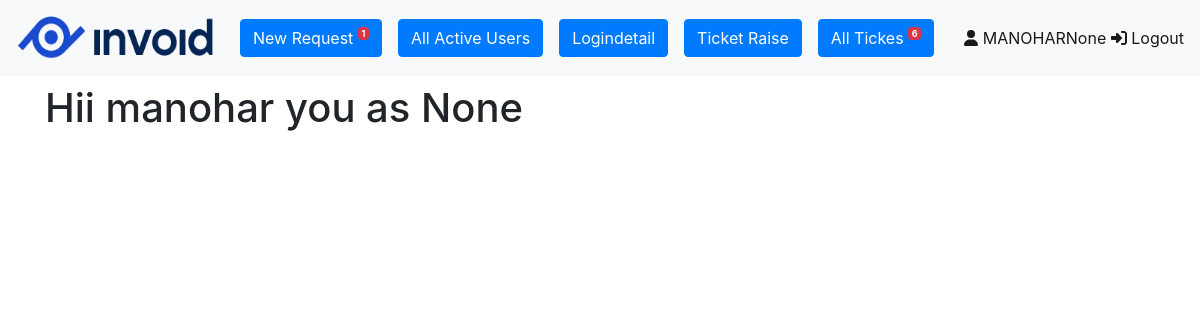
/index/ (signed in), run on an earlier commit of the app's database.
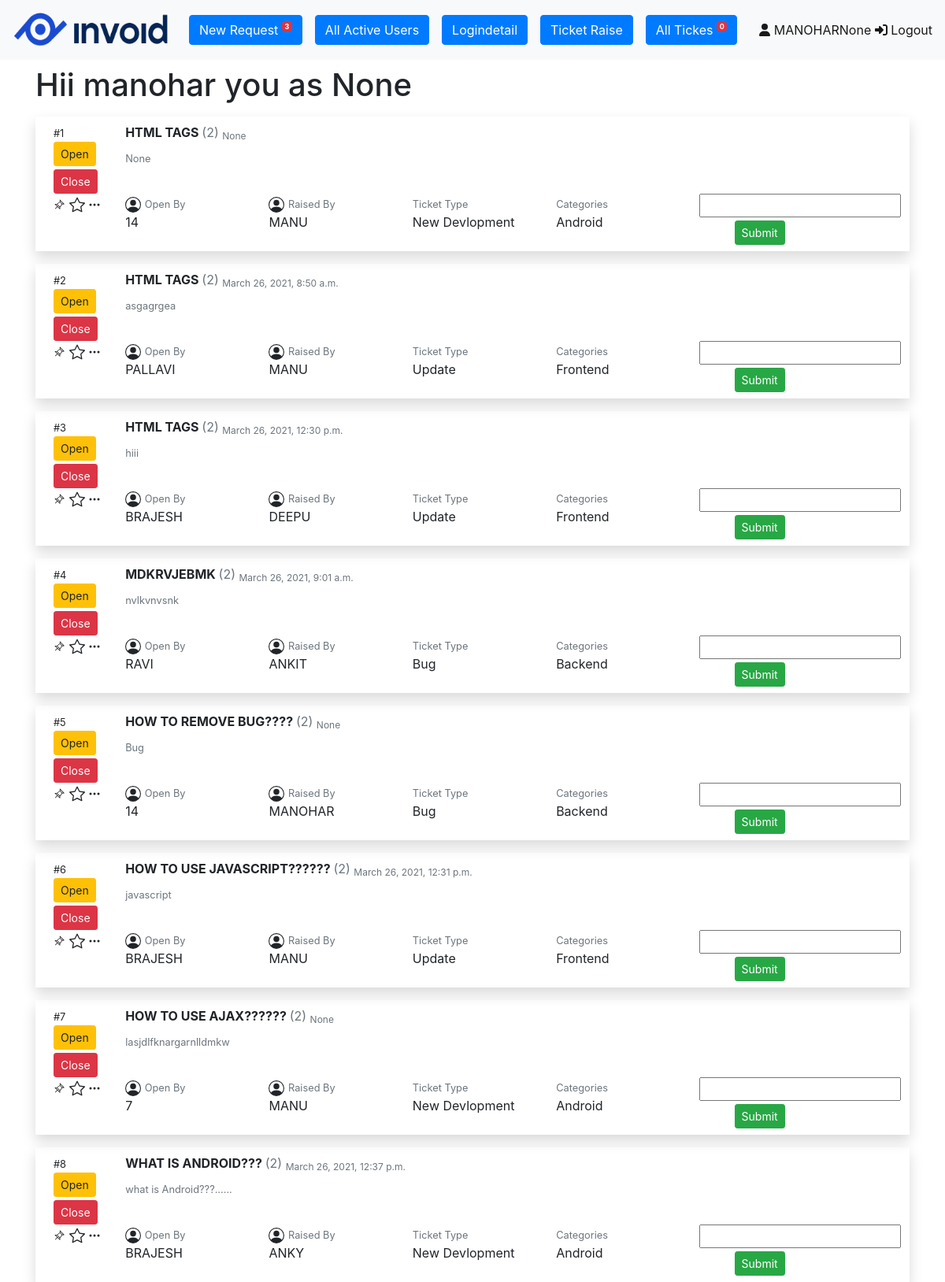
And on a later commit of the database.
### User/models.py (models this page shows, shortened)
class User(models.Model):
    fname=models.CharField(max_length=50)
    lname =models.CharField(max_length=50,null=True)
    gen = models.CharField(max_length=7)
    email = models.EmailField(max_length=100,unique=True)
    pwd = models.CharField(max_length=10)
    utype = models.ForeignKey(UserType,on_delete=models.CASCADE)
    approvedby = models.IntegerField(null=True)
    approveldt = models.DateTimeField(null=True)

class Ticket(models.Model):
    user = models.ForeignKey(User,on_delete=models.CASCADE)
    status = models.CharField(max_length=100,null=True)
    category = models.ForeignKey(Category,on_delete=models.CASCADE)
    ticket_type =models.ForeignKey(Ticket_type,on_delete=models.CASCADE)
    question = models.CharField(max_length=250)
    desc =models.TextField(null=True)
    trd = models.DateTimeField(null=True)
    tod = models.DateTimeField(null=True)
    tcd = models.DateTimeField(null=True)

class Ticket_type(models.Model):
    tctype = models.CharField(max_length=70)
    def __str__(self):
        return f'{self.tctype}'

class Category(models.Model):
    category = models.CharField(max_length=50)
    def __str__(self):
        return f'{self.category}'

### User/views.py (the view)
# urls.py: path('index/',views.index),
def index(request):
    uid = request.session.get('uid', 'none')
    if uid == 'none':
        return redirect('/login/')
    un = request.session.get('un')
    ut = request.session.get('ut')
    uid = request.session.get('uid')
    newrequest = User.objects.filter(approvedby= None)
    tnr = len(newrequest)
    newtr = Ticket.objects.filter(status=None)
    ntr = len(newtr)
    opentc=Ticket.objects.filter(status__isnull=False)
    return render(request,'index.html',{'un':un,'tr':tnr,'ut':ut,'uid':uid,'ntr':ntr,'otc':opentc})

### User/templates/index.html (shortened to what this page needs)
{% extends 'base.html'%}
{%block content%}
<h1> Hii {{un}} you as {{ut}}</h1>
{% for t in otc%}
<div class="container">
	<div class="row p-2 shadow mt-3">
		<div class="col-md-12">
		<div class="row">
			<div class="col-md-1">
                <div class="row">
                    <div class="col-md-12">
                        <small>#{{t.id}}</small>
                    </div>
                </div>
                <div class="row">
                    <div class="col-md-12">
                        <button class="btn btn-warning btn-sm">Open </button>
                    </div>
                </div>
                <div class="row mt-1">
                    <div class="col-md-12">
                        <button class="btn btn-danger btn-sm">Close </button>
                    </div>
                </div>
			</div>
			<div class="col-md-11">
                <strong>{{t.question |upper}} </strong><label class="text text-muted"> (2)</label> <sub class="text text-muted">{{t.tod}}</sub><br/>
				<small class="text text-muted">{{t.desc}}</small>
			</div>
        </div>
            <div class="row">
                <div class="col-md-1">
                    <svg xmlns="http://www.w3.org/2000/svg" width="16" height="16" fill="currentColor" class="bi bi-three-dots" viewBox="0 0 16 16">
                        <path d="M3 9.5a1.5 1.5 0 1 1 0-3 1.5 1.5 0 0 1 0 3zm5 0a1.5 1.5 0 1 1 0-3 1.5 1.5 0 0 1 0 3zm5 0a1.5 1.5 0 1 1 0-3 1.5 1.5 0 0 1 0 3z"/>
                    </svg>
                </div>
                <div class="col-md-2">
                    <small class="text text-muted">Open By</small>
                    <p>{{t.status |upper}}</p>
                </div>
                <div class="col-md-2">
                    <small class="text text-muted">Raised By</small>
                    <p>{{t.user.fname|upper}}</p>
                </div>
                <div class="col-md-2">
                    <small class="text text-muted">Ticket Type</small>
                    <p>{{t.ticket_type}}</p>
                </div>
                <div class="col-md-2">
                    <small class="text text-muted">Categories</small>
                    <p>{{t.category}}</p>
                </div>
                <div class="col-md-2">
                    <input type="text" name="aot" required>
                    <center><button type="submit" class="btn btn-success btn-sm mt-1">Submit </button></center>
                </div>
            </div>
        </div>
    </div>
</div>
{% endfor %}
{%endblock%}

### User/templates/base.html (shortened to what this page needs)
<!DOCTYPE html>
{% load static %}
<html>
<head>
	<link rel="stylesheet" href="https://stackpath.bootstrapcdn.com/bootstrap/4.5.2/css/bootstrap.min.css">
</head>
<body>
<nav class="navbar navbar-expand-lg navbar-light bg-light">
    <a class="navbar-brand" href="/index/"><img src="{% static 'User/images/logo_dark_img.png' %}" width="200" height="50"></a>
    <div class="collapse navbar-collapse" id="navbarText">
        <ul class="navbar-nav mr-auto">
            <li class="nav-item active">
                <a class="nav-link" href="/viewallrequest/"><button type="button" class="btn btn-primary">New Request <sup><span class="badge bg-danger">{{ tr}}</span></sup></button></a>
            </li>
            <li class="nav-item">
                <a class="nav-link" href="/activeuser/"><button type="button" class="btn btn-primary">All Active Users</button></a>
            </li>
            <li class="nav-item">
                <a class="nav-link" href="/logindetail/"><button type="button" class="btn btn-primary">Logindetail</button></a>
            </li>
            <li class="nav-item">
                <a class="nav-link" href="/ticketraise/"><button type="button" class="btn btn-primary">Ticket Raise</button></a>
            </li>
            <li class="nav-item">
                <a class="nav-link" href="/showraiseticket/"><button type="button" class="btn btn-primary">All Tickes <sup><span class="badge bg-danger">{{ ntr}}</span></sup></button></a>
            </li>
        </ul>
        <span class="navbar-text">
            <div class="site-header__end">
                <a href="/profile/"><i class="fas fa-user"> </i> {{un |upper}}{{ut}}</a>
                <a href="/logout/"><i class="fas fa-sign-in-alt"> </i> Logout</a>
            </div>
        </span>
    </div>
</nav>
<div class="container mt-2">
    <div class="row">
        <div class="col-md-12">
            {%block content%}{%endblock%}
        </div>
    </div>
</div>
</body>
</html>

What changed in the data, as far as the page shows it:
now on this page (row unchanged): User: fname "MANOHAR", fname "manohar"
now on this page (row edited): Ticket: id "1", question "HTML TAGS", tod "None", desc "None", status "14", user.fname "MANU", ticket_type "New Devlopment", category "Android"
now on this page (row edited): Ticket: id "2", question "HTML TAGS", tod "March 26, 2021, 8:50 a.m.", desc "asgagrgea", status "PALLAVI", user.fname "MANU", ticket_type "Update", category "Frontend"
now on this page (row edited): Ticket: id "3", question "HTML TAGS", tod "March 26, 2021, 12:30 p.m.", desc "hiii", status "BRAJESH", user.fname "DEEPU", ticket_type "Update", category "Frontend"
now on this page (row edited): Ticket: id "4", question "MDKRVJEBMK", tod "March 26, 2021, 9:01 a.m.", desc "nvlkvnvsnk", status "RAVI", user.fname "ANKIT", ticket_type "Bug", category "Backend"
now on this page (row edited): Ticket: id "5", question "HOW TO REMOVE BUG????", tod "None", desc "Bug", status "14", user.fname "MANOHAR", ticket_type "Bug", category "Backend"
now on this page (row edited): Ticket: id "6", question "HOW TO USE JAVASCRIPT??????", tod "March 26, 2021, 12:31 p.m.", desc "javascript", status "BRAJESH", user.fname "MANU", ticket_type "Update", category "Frontend"
added Ticket: id "7", question "HOW TO USE AJAX??????", tod "None", desc "lasjdlfknargarnlldmkw", status "7", user.fname "MANU", ticket_type "New Devlopment", category "Android"
added Ticket: id "8", question "WHAT IS ANDROID???", tod "March 26, 2021, 12:37 p.m.", desc "what is Android???......", status "BRAJESH", user.fname "ANKY", ticket_type "New Devlopment", category "Android"
Also different on the page:
{{ tr }}: "1" → "3"
{{ ntr }}: "6" → "0"
{{ un |upper }}: "MANOHAR" → (not shown)
{{ un }}: "manohar" → (not shown)
